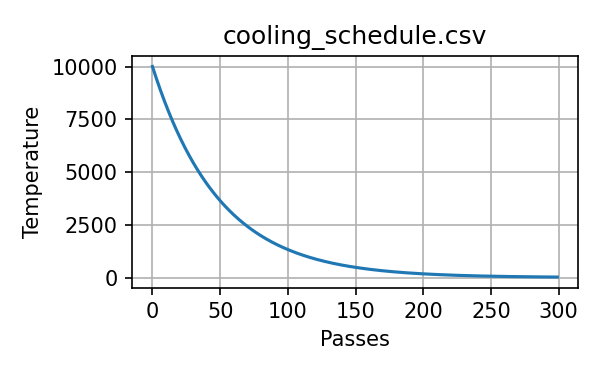

Generate this figure with Python:
"""
plot_numbers.py
Read a file of newline-delimited numbers and save a line-chart PNG.

Usage:
    python plot_numbers.py <input.txt> [output.png]
"""
import sys
from pathlib import Path
import matplotlib.pyplot as plt

def main() -> None:
    # ---- parse arguments ---------------------------------------------------
    if len(sys.argv) not in (2, 3):
        print("Usage: python plot_numbers.py <input.txt> [output.png]", file=sys.stderr)
        sys.exit(1)

    in_path  = Path(sys.argv[1])
    out_path = Path(sys.argv[2]) if len(sys.argv) == 3 else in_path.with_suffix(".png")

    # ---- read data ---------------------------------------------------------
    try:
        with in_path.open() as f:
            values = [float(line.strip()) for line in f if line.strip()]
    except FileNotFoundError:
        sys.exit(f"Error: {in_path} not found.")
    except ValueError as e:
        sys.exit(f"Error parsing numbers: {e}")

    if not values:
        sys.exit("Error: no numeric data found.")

    # ---- plot --------------------------------------------------------------
    plt.figure(figsize=(4, 2.5))
    plt.plot(range(len(values)), values, linewidth=1.5)
    plt.title(in_path.name)
    plt.xlabel("Passes")
    plt.ylabel("Temperature")
    plt.grid(True)
    plt.tight_layout()
    plt.savefig(out_path, dpi=150)
    plt.close()
    print(f"Saved plot to {out_path}")

if __name__ == "__main__":
    main()
